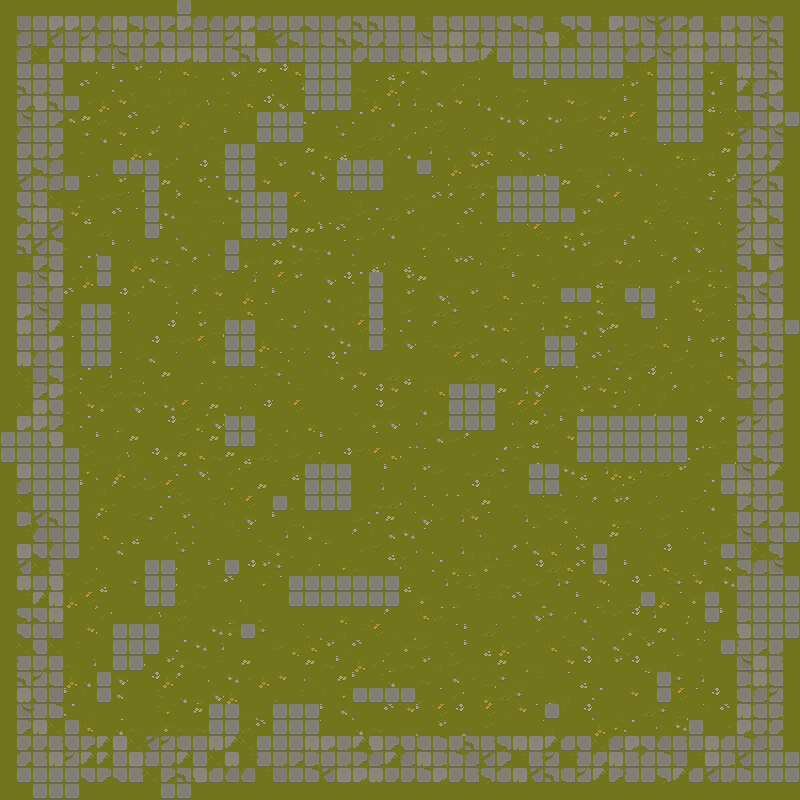

This game map was drawn from its Tiled (.tmx) file and the tilesets committed beside it. A one-line description and the trimmed map source follow:
An orthogonal 50x50 tile map with 16x16 px tiles, 3 tile layers (图块层 1, 图块层 2, 图块层 3) and 1 object.

<map version="1.10" tiledversion="1.10.0" orientation="orthogonal" renderorder="right-down" width="50" height="50" tilewidth="16" tileheight="16" infinite="0" nextlayerid="5" nextobjectid="2">
 <tileset firstgid="1" source="TX Tileset Grass.tsx" />
 <layer id="1" name="图块层 1" width="50" height="50">
  <data>[2500 cells, 2500 non-empty, 105 distinct tile ids]</data>
 </layer>
 <layer id="2" name="图块层 2" width="50" height="50">
  <data>[2500 cells, 0 non-empty, 0 distinct tile ids]</data>
 </layer>
 <objectgroup id="4" name="对象层 1">
  <object id="1" x="378.025" y="372.903">
   <properties>
    <property name="isPlayer" type="bool" value="true" />
   </properties>
  </object>
 </objectgroup>
 <layer id="3" name="图块层 3" width="50" height="50">
  <data>[2500 cells, 0 non-empty, 0 distinct tile ids]</data>
 </layer>
</map>
